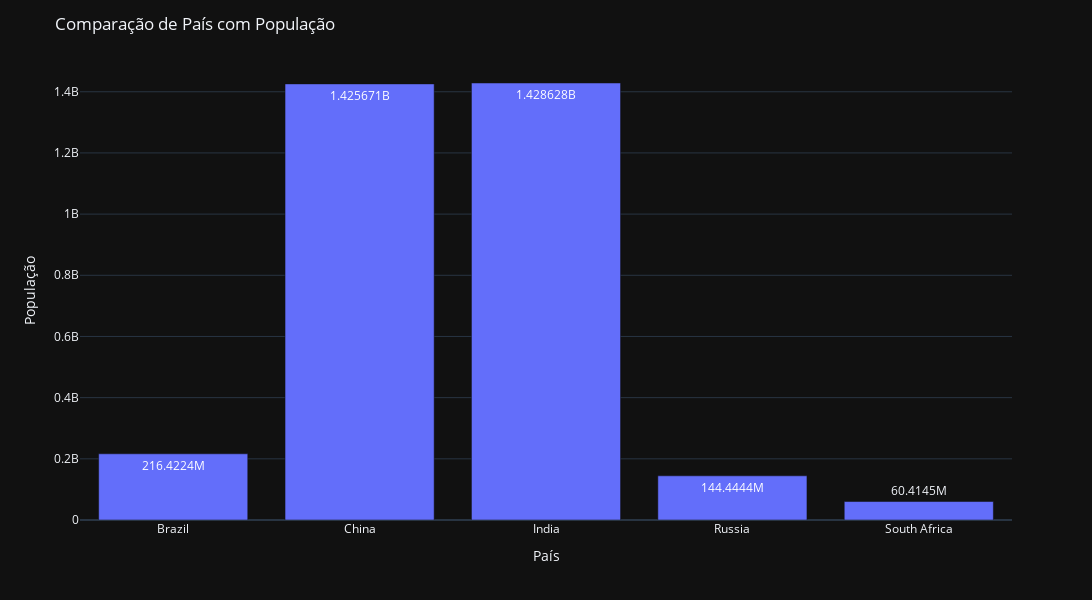

Source (notebook cell):
### Code cell
fig = px.bar(df1, x='pais', y='populacao', text_auto=True, template='plotly_dark')
fig.update_layout(title='Comparação de País com População', autosize=False, height=600, width=1780)
fig.update_xaxes(title_text='País')
fig.update_yaxes(title_text='População')
fig.show()

### Figure 1 — Plotly figure (JSON) as saved in the notebook; plotly's stock layout.template omitted (floating-point values rounded to 4 significant figures)
{"data": [{"alignmentgroup": "True", "hovertemplate": "pais=%{x}<br>populacao=%{y}<extra></extra>", "legendgroup": "", "marker": {"color": "#636efa", "pattern": {"shape": ""}}, "name": "", "offsetgroup": "", "orientation": "v", "showlegend": false, "textposition": "auto", "texttemplate": "%{y}", "type": "bar", "x": ["Brazil", "China", "India", "Russia", "South Africa"], "xaxis": "x", "y": [216422446, 1425671352, 1428627663, 144444359, 60414495], "yaxis": "y"}], "layout": {"autosize": false, "barmode": "relative", "height": 600, "legend": {"tracegroupgap": 0}, "margin": {"t": 60}, "title": {"text": "Comparação de País com População"}, "width": 1780, "xaxis": {"anchor": "y", "domain": [0, 1], "title": {"text": "País"}}, "yaxis": {"anchor": "x", "domain": [0, 1], "title": {"text": "População"}}}}
